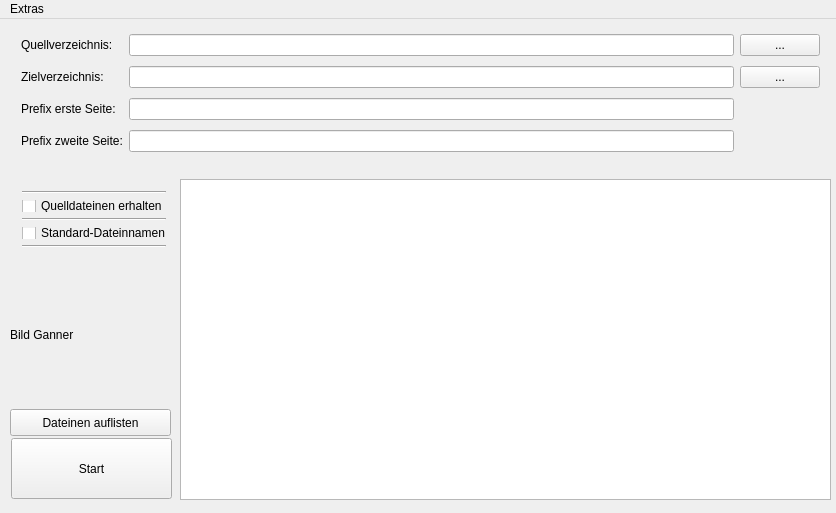
<?xml version="1.0" encoding="UTF-8"?>
<ui version="4.0">
 <class>MainWindow</class>
 <widget class="QMainWindow" name="MainWindow">
  <property name="geometry">
   <rect>
    <x>0</x>
    <y>0</y>
    <width>836</width>
    <height>513</height>
   </rect>
  </property>
  <property name="windowTitle">
   <string>ASCII-Assistent</string>
  </property>
  <widget class="QWidget" name="centralWidget">
   <widget class="QPlainTextEdit" name="plainTextEdit_Meldungsfenster">
    <property name="enabled">
     <bool>true</bool>
    </property>
    <property name="geometry">
     <rect>
      <x>180</x>
      <y>160</y>
      <width>651</width>
      <height>321</height>
     </rect>
    </property>
    <property name="readOnly">
     <bool>true</bool>
    </property>
   </widget>
   <widget class="QWidget" name="layoutWidget">
    <property name="geometry">
     <rect>
      <x>10</x>
      <y>0</y>
      <width>821</width>
      <height>151</height>
     </rect>
    </property>
    <layout class="QGridLayout" name="gridLayout">
     <item row="0" column="0">
      <widget class="QLabel" name="label_quelle">
       <property name="text">
        <string>Quellverzeichnis:</string>
       </property>
      </widget>
     </item>
     <item row="0" column="1">
      <widget class="QLineEdit" name="lineEdit_quelle"/>
     </item>
     <item row="0" column="2">
      <widget class="QPushButton" name="pushButton_quelle">
       <property name="text">
        <string>...</string>
       </property>
      </widget>
     </item>
     <item row="1" column="0">
      <widget class="QLabel" name="label_ziel">
       <property name="text">
        <string>Zielverzeichnis:</string>
       </property>
      </widget>
     </item>
     <item row="1" column="1">
      <widget class="QLineEdit" name="lineEdit_ziel"/>
     </item>
     <item row="1" column="2">
      <widget class="QPushButton" name="pushButton_ziel">
       <property name="text">
        <string>...</string>
       </property>
      </widget>
     </item>
     <item row="2" column="0">
      <widget class="QLabel" name="label_prefix1">
       <property name="text">
        <string>Prefix erste Seite:</string>
       </property>
      </widget>
     </item>
     <item row="2" column="1">
      <widget class="QLineEdit" name="lineEdit_prefix1"/>
     </item>
     <item row="3" column="1">
      <widget class="QLineEdit" name="lineEdit_prefix2"/>
     </item>
     <item row="3" column="0">
      <widget class="QLabel" name="label_prefix2">
       <property name="text">
        <string>Prefix zweite Seite:</string>
       </property>
      </widget>
     </item>
    </layout>
   </widget>
   <widget class="QPushButton" name="pushButton_auflisten">
    <property name="geometry">
     <rect>
      <x>10</x>
      <y>390</y>
      <width>161</width>
      <height>27</height>
     </rect>
    </property>
    <property name="text">
     <string>Dateinen auflisten</string>
    </property>
   </widget>
   <widget class="QPushButton" name="pushButton_Start">
    <property name="geometry">
     <rect>
      <x>11</x>
      <y>419</y>
      <width>161</width>
      <height>61</height>
     </rect>
    </property>
    <property name="text">
     <string>Start</string>
    </property>
    <property name="autoRepeatInterval">
     <number>100</number>
    </property>
   </widget>
   <widget class="QWidget" name="layoutWidget">
    <property name="geometry">
     <rect>
      <x>11</x>
      <y>161</y>
      <width>166</width>
      <height>79</height>
     </rect>
    </property>
    <layout class="QVBoxLayout" name="verticalLayout">
     <item>
      <widget class="Line" name="line">
       <property name="orientation">
        <enum>Qt::Horizontal</enum>
       </property>
      </widget>
     </item>
     <item>
      <widget class="QCheckBox" name="checkBox_quelldateien_erhalten">
       <property name="text">
        <string>Quelldateinen erhalten</string>
       </property>
      </widget>
     </item>
     <item>
      <widget class="Line" name="line_2">
       <property name="orientation">
        <enum>Qt::Horizontal</enum>
       </property>
      </widget>
     </item>
     <item>
      <widget class="QCheckBox" name="checkBox_std_namen">
       <property name="text">
        <string>Standard-Dateinnamen</string>
       </property>
      </widget>
     </item>
     <item>
      <widget class="Line" name="line_3">
       <property name="orientation">
        <enum>Qt::Horizontal</enum>
       </property>
      </widget>
     </item>
    </layout>
   </widget>
   <widget class="QLabel" name="label_bild">
    <property name="geometry">
     <rect>
      <x>10</x>
      <y>250</y>
      <width>161</width>
      <height>131</height>
     </rect>
    </property>
    <property name="text">
     <string>Bild Ganner</string>
    </property>
   </widget>
  </widget>
  <widget class="QMenuBar" name="menuBar">
   <property name="geometry">
    <rect>
     <x>0</x>
     <y>0</y>
     <width>836</width>
     <height>18</height>
    </rect>
   </property>
   <widget class="QMenu" name="menuExtras">
    <property name="title">
     <string>Extras</string>
    </property>
    <addaction name="actionInfo"/>
   </widget>
   <addaction name="menuExtras"/>
  </widget>
  <action name="actionInfo">
   <property name="text">
    <string>Info</string>
   </property>
  </action>
 </widget>
 <layoutdefault spacing="6" margin="11"/>
 <resources/>
 <connections/>
</ui>
